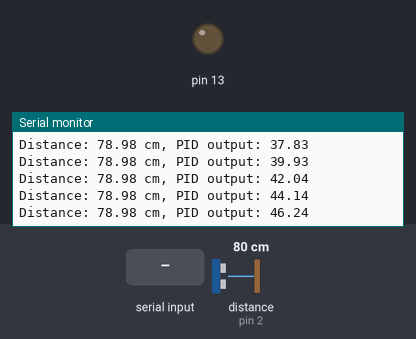
Bench run of a sketch on a simulated Arduino Uno, built with avr-gcc and run on an emulated ATmega328P. On the bench: output pins drawn as LEDs (lit = HIGH), the last lines printed to the serial monitor. Wiring (inferred from the names in the program): ultrasonic range finder: trigger pin 3; echo pin 2. The inputs (shaded band) are chosen by the test bench; at power-on: distance to the obstacle (sensor on pin 2) 80 cm. The echo pulse lasts 58.3 µs per cm; pins used as bus, display or sensor lines are not drawn.

Above: at 1.2 s.
1.3 s: distance to the obstacle (sensor on pin 2) set to 35 cm
At 1.39 s:
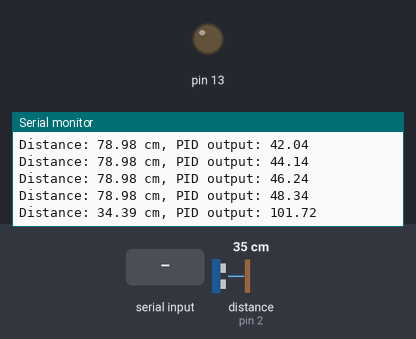
4.3 s: "1" received over Serial
7.3 s: "0" received over Serial
At 10.29 s:
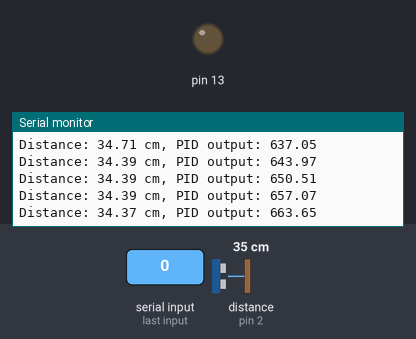
10.3 s: distance to the obstacle (sensor on pin 2) set to 103 cm
At 10.5 s:
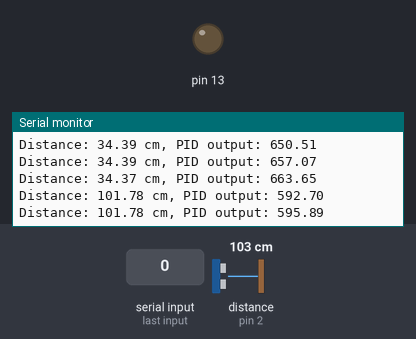
Timing chart, 0 to 13.3 s (numbered marks = the images above; inputs shaded):
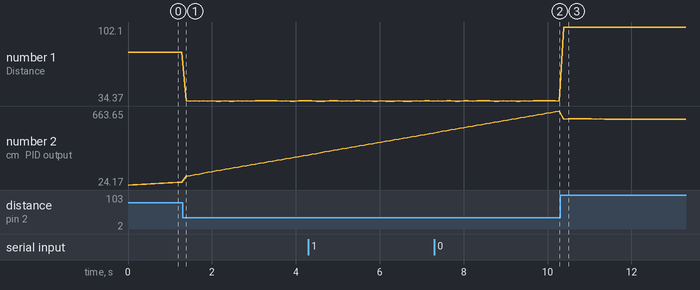

Measured:
- after the input at 1.3 s, the serial monitor: prints a new line after 0.08 s (image 1)
- after the input at 7.3 s, the serial monitor: prints a new line after 3.0 s (image 2)
- after the input at 10.3 s, the serial monitor: prints a new line after 0.09 s (image 3)
- plotted number 1: 78.98 → 34.39 after the input at 1.3 s, 34.37 → 101.78 after the input at 10.3 s
- plotted number 2: 48.34 → 283.15 after the input at 1.3 s, 283.15 → 473.43 after the input at 4.3 s, 473.43 → 663.65 after the input at 7.3 s, 663.65 → 589.57 after the input at 10.3 s

The sketch:

uno.ino
```cpp
const int echoPin = 2;
const int trigPin = 3;

float duration, distance;
float previous_error = 0;
float integral = 0;

// PID constants
double kp = 1.0;
double ki = 0.1;
double kd = 0.05;

// Desired distance (setpoint)
float setpoint = 100.0;  // Example: 50 cm

void setup() {
  pinMode(trigPin, OUTPUT);
  pinMode(echoPin, INPUT);
  pinMode(13, OUTPUT);
  Serial.begin(9600);
}

void loop() {
  String message = "";
  String readString;
  String Q;

  // Read ultrasonic sensor distance
  distance = readDistance();

  // PID control
  float error = setpoint - distance;
  integral += error;
  float derivative = error - previous_error;
  float output = kp * error + ki * integral + kd * derivative;

  previous_error = error;

  // Print the distance and PID output to the serial monitor
  message = "Distance: " + String(distance) + " cm, PID output: " + String(output);
  Serial.println(message);

  // Handle Serial input to control the LED
  while (Serial.available()) {
    delay(1); // Small delay to ensure the data is available
    if (Serial.available() > 0) {
      char c = Serial.read();  // Get one byte from the serial buffer
      if (isControl(c)) {
        break;
      }
      readString += c; // Append character to the string
    }
  }
  delay(100); // Delay to prevent flooding the serial output
}

// Function to read distance from ultrasonic sensor
float readDistance() {
  digitalWrite(trigPin, LOW);
  delayMicroseconds(2);
  digitalWrite(trigPin, HIGH);
  delayMicroseconds(10);
  digitalWrite(trigPin, LOW);

  duration = pulseIn(echoPin, HIGH);
  distance = duration * 0.034 / 2;  // Convert to cm
  return distance;
}
```
